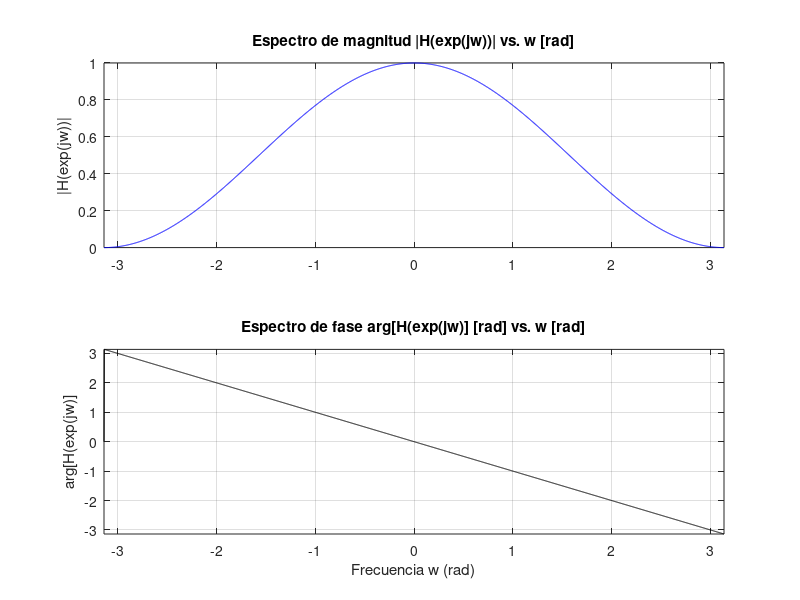
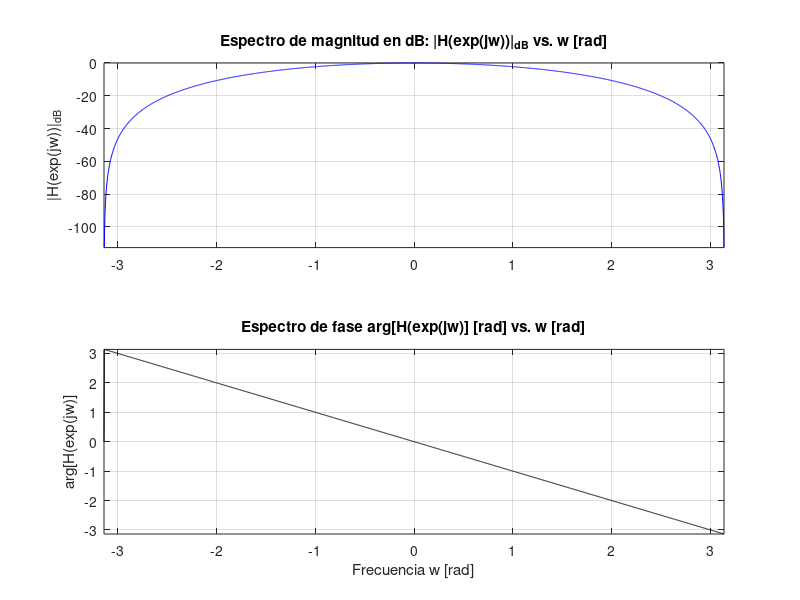
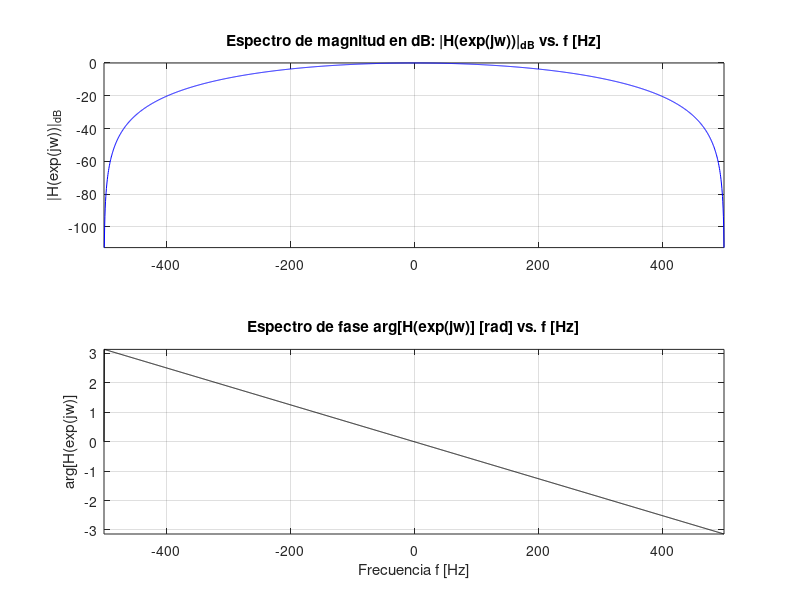
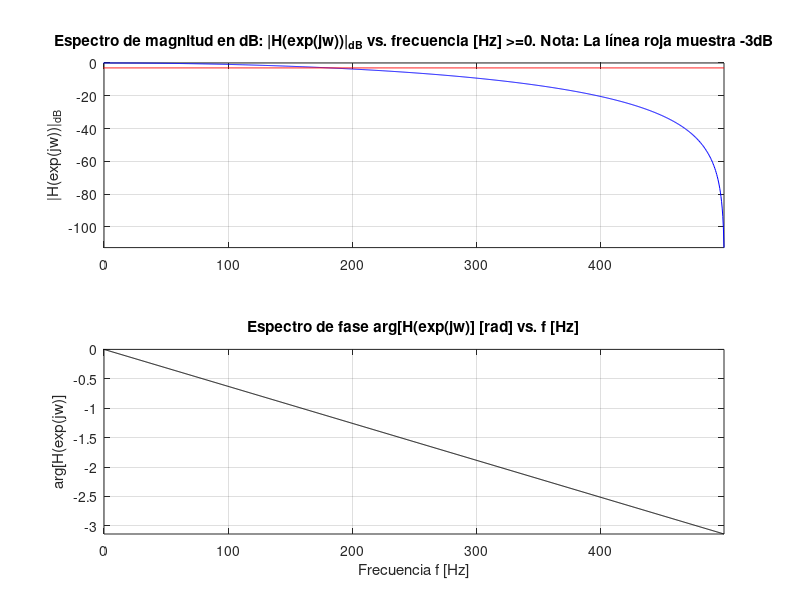

Write the MATLAB code that produced these figures, in order.
%--------------------------------------------------------------------------
%Laboratorio #11 en Matlab/Octave de la asignatura "señales y sistemas".
%
%Objetivos: 
%   1. Explorar la transformada de Fourier de señales y sistemas en tiempo discreto.
%   2. Analizar la DFT y el algoritmo de FFT en Matlab.
%   2. Analizar el espectro de magnitud y fase de un sistema discreto representado 
%      por: y[n]=(1/4)x[n]+(1/2)x[n-1]+(1/4)x[n-2]
%--------------------------------------------------------------------------
close all
clear all
clc
%--------------------------------------------------------------------------
j=sqrt(-1);                          %Número imaginario.
n=2048;                              %Número de muestras a calcular de la respuesta en frecuencia.
delta_w=2*pi/n;                      %Resolución en frencuencia [rad].
w=-pi:delta_w:pi-delta_w;            %Vector de frecuencia discreta [rad] comprendido entre [-pi, pi)
fs=1000;                             %Frecuencia de muestreo [Hz]. En un sistema esto depende del muestreador del ADC.
f=w*fs/(2*pi);                       %Vector de frecuencia en [Hz] 

%--------------------------------------------------------------------------
%Método 1: Expandiendo la transformada de Fourier de la señal discreta, y 
%          evaluando en un número de puntos para w.
%--------------------------------------------------------------------------
H=(1/4)*(1+2*exp(-j*w)+exp(-j*w*2)); %Vector con muestras de la respuesta en frecuencia.

%--------------------------------------------------------------------------
%Método 2: Usando la DFT y centrando el espectro.
%--------------------------------------------------------------------------
% h       =[1/4,1/2,1/4];
% nh=length(h);
% h_minus_1_to_the_n       =h.*((-1).^(0:(nh-1)));                    %Esto es equivalente a desplazar el espectro en frecuencia pi radianes.
%                                                                     %Se hace para poder graficar w entre [-pi,pi) y no entre [0,pi)
% h_minus_1_to_the_n_padded=[h_minus_1_to_the_n, zeros(1,(n-nh))];    %Se rellena de ceros al final, hasta tener n muestras.
% H=fft(h_minus_1_to_the_n_padded);                                   %Nota: la implementación de Matlab no incluye el factor (1/N) 
%                                                                     %en la transformada directa como en el libro de Oppenheim, 
%                                                                     %sino en la transformada inversa !!!.
%--------------------------------------------------------------------------
mag_H=abs(H);                      %Espectro de magnitud en números.
arg_H=atan2(imag(H),real(H));      %Espectro de fase.  
mag_H_en_dB=20*log10(mag_H);       %Espectro de magnitud en dB.
%--------------------------------------------------------------------------
handler1=figure;
set(gcf,'color','white');
subplot(2,1,1);
plot(w,mag_H,'b')             
title('Espectro de magnitud |H(exp(jw))| vs. w [rad]');
ylabel('|H(exp(jw))|');
axis tight
grid on

subplot(2,1,2);
plot(w,arg_H,'k');              
title('Espectro de fase arg[H(exp(jw)] [rad] vs. w [rad]');
ylabel('arg[H(exp(jw)]');
xlabel('Frecuencia w (rad)');
axis tight
grid on
%--------------------------------------------------------------------------
handler2=figure;
set(gcf,'color','white');
subplot(2,1,1);
plot(w,mag_H_en_dB,'b');           
title('Espectro de magnitud en dB: |H(exp(jw))|_{dB} vs. w [rad]');
ylabel('|H(exp(jw))|_{dB}');
axis tight
grid on

subplot(2,1,2);
plot(w,arg_H,'k');              
title('Espectro de fase arg[H(exp(jw)] [rad] vs. w [rad]');
ylabel('arg[H(exp(jw)]');
xlabel('Frecuencia w [rad]');
axis tight
grid on
%--------------------------------------------------------------------------
handler3=figure;
set(gcf,'color','white');
subplot(2,1,1);
plot(f,mag_H_en_dB,'b');           
title('Espectro de magnitud en dB: |H(exp(jw))|_{dB} vs. f [Hz]');
ylabel('|H(exp(jw))|_{dB}');
axis tight
grid on

subplot(2,1,2);
plot(f,arg_H,'k');              
title('Espectro de fase arg[H(exp(jw)] [rad] vs. f [Hz]');
ylabel('arg[H(exp(jw)]');
xlabel('Frecuencia f [Hz]');
axis tight
grid on
%--------------------------------------------------------------------------
handler4=figure;
set(gcf,'color','white');
subplot(2,1,1);
plot(f,mag_H_en_dB,'b');           
hold on;
plot(f,-3*ones(n,1),'r')             %La línea roja que muestra -3 dB.
hold off
title('Espectro de magnitud en dB: |H(exp(jw))|_{dB} vs. frecuencia [Hz] >=0. Nota: La línea roja muestra -3dB');
ylabel('|H(exp(jw))|_{dB}');
axis tight
xlim([0 max(f)])
grid on

subplot(2,1,2);
plot(f,arg_H,'k');              
title('Espectro de fase arg[H(exp(jw)] [rad] vs. f [Hz]');
ylabel('arg[H(exp(jw)]');
xlabel('Frecuencia f [Hz]');

indice_f_0Hz=find(abs(f)==min(abs(f)));  %Esto encuentra de forma aproximada el índice para el cual f es igual a 0Hz;
indice_fmax =length(f);          %Indice para el cual f es aproximadamente fs/2.
min_arg=min(arg_H(indice_f_0Hz),arg_H(indice_fmax ));   %Valor mínimo de la fase.
max_arg=max(arg_H(indice_f_0Hz),arg_H(indice_fmax ));   %Valor máximo de la fase.
xlim([0 max(f)]);                                       %Esto es para que solo muestre frecuencias >=0 Hz.
ylim([min_arg max_arg]);                                %Esto es para que el eje vertical quede ajustado a los datos.
grid on

%--------------------------------------------------------------------------
%Método 3: Usando las herramientas de  Matlab, y los coeficientes del
%filtro directamente.
%--------------------------------------------------------------------------
n_=1024;                     %Número de muestras a calcular de la respuesta en frecuencia.
fs_=1000;                    %Frecuencia de muestreo [Hz]. En un sistema esto depende del muestreador del ADC.
a=1;                         %Filtro FIR.
b=[1/4 1/2 1/4];             %Coeficientes del filtro FIR.

[H_,f_] = freqz(b,a,n_,fs_);

handler5=figure;
set(gcf,'color','white');
subplot(2,1,1);
plot(f_,20*log10(abs(H_)),'b')        
hold on;
plot(f_,-3*ones(n_,1),'r')             %La l�nea roja que muestra -3 dB.
hold off
title('Espectro de magnitud en dB: |H(exp(jw))|_{dB} vs. frecuencia [Hz] >=0. Nota: La l�nea roja muestra -3dB')
ylabel('|H(exp(jw))|_{dB}');
axis tight
grid on

subplot(2,1,2);
plot(f_,atan2(imag(H_),real(H_)),'k');              
title('Espectro de fase arg[H(exp(jw)] [rad] vs. f [Hz]');
ylabel('arg[H(exp(jw)]');
xlabel('Frecuencia f [Hz]');
axis tight
grid on
%--------------------------------------------------------------------------






